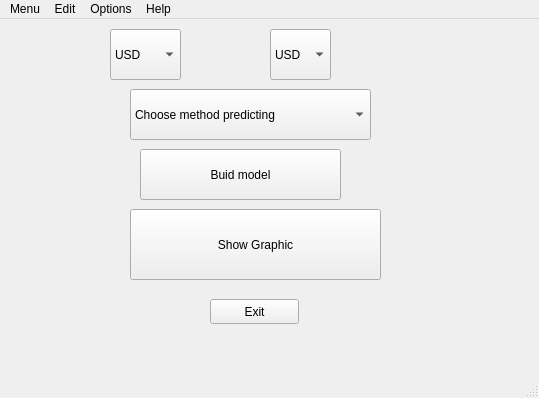
<?xml version="1.0" encoding="UTF-8"?>
<ui version="4.0">
 <class>win</class>
 <widget class="QMainWindow" name="win">
  <property name="geometry">
   <rect>
    <x>0</x>
    <y>0</y>
    <width>539</width>
    <height>398</height>
   </rect>
  </property>
  <property name="windowTitle">
   <string>MainWindow</string>
  </property>
  <widget class="QWidget" name="centralwidget">
   <widget class="QPushButton" name="exit_app">
    <property name="geometry">
     <rect>
      <x>210</x>
      <y>280</y>
      <width>89</width>
      <height>25</height>
     </rect>
    </property>
    <property name="text">
     <string>Exit</string>
    </property>
   </widget>
   <widget class="QComboBox" name="exchangeBox1">
    <property name="geometry">
     <rect>
      <x>110</x>
      <y>10</y>
      <width>71</width>
      <height>51</height>
     </rect>
    </property>
    <item>
     <property name="text">
      <string>USD</string>
     </property>
    </item>
    <item>
     <property name="text">
      <string>AUD</string>
     </property>
    </item>
    <item>
     <property name="text">
      <string>EUR</string>
     </property>
    </item>
    <item>
     <property name="text">
      <string>RUB</string>
     </property>
    </item>
    <item>
     <property name="text">
      <string>AMD</string>
     </property>
    </item>
   </widget>
   <widget class="QComboBox" name="comboBox">
    <property name="geometry">
     <rect>
      <x>130</x>
      <y>70</y>
      <width>241</width>
      <height>51</height>
     </rect>
    </property>
    <item>
     <property name="text">
      <string>Choose method predicting</string>
     </property>
    </item>
    <item>
     <property name="text">
      <string>Linear Regression</string>
     </property>
    </item>
    <item>
     <property name="text">
      <string>Polinomial Linear Regression</string>
     </property>
    </item>
    <item>
     <property name="text">
      <string>Decision Tree</string>
     </property>
    </item>
   </widget>
   <widget class="QPushButton" name="showGraphButton">
    <property name="geometry">
     <rect>
      <x>130</x>
      <y>190</y>
      <width>251</width>
      <height>71</height>
     </rect>
    </property>
    <property name="text">
     <string>Show Graphic</string>
    </property>
   </widget>
   <widget class="QPushButton" name="buildButton">
    <property name="geometry">
     <rect>
      <x>140</x>
      <y>130</y>
      <width>201</width>
      <height>51</height>
     </rect>
    </property>
    <property name="text">
     <string>Buid model</string>
    </property>
   </widget>
   <widget class="QComboBox" name="exchangeBox2">
    <property name="geometry">
     <rect>
      <x>270</x>
      <y>10</y>
      <width>61</width>
      <height>51</height>
     </rect>
    </property>
    <item>
     <property name="text">
      <string>USD</string>
     </property>
    </item>
    <item>
     <property name="text">
      <string>AUD</string>
     </property>
    </item>
    <item>
     <property name="text">
      <string>EUR</string>
     </property>
    </item>
    <item>
     <property name="text">
      <string>RUB</string>
     </property>
    </item>
    <item>
     <property name="text">
      <string>AMD</string>
     </property>
    </item>
   </widget>
  </widget>
  <widget class="QMenuBar" name="menubar">
   <property name="geometry">
    <rect>
     <x>0</x>
     <y>0</y>
     <width>539</width>
     <height>22</height>
    </rect>
   </property>
   <widget class="QMenu" name="menuMenu">
    <property name="title">
     <string>Menu</string>
    </property>
    <addaction name="separator"/>
    <addaction name="actionOpen"/>
   </widget>
   <widget class="QMenu" name="menuEdit">
    <property name="title">
     <string>Edit</string>
    </property>
   </widget>
   <widget class="QMenu" name="menuOptions">
    <property name="title">
     <string>Options</string>
    </property>
   </widget>
   <widget class="QMenu" name="menuHelp">
    <property name="title">
     <string>Help</string>
    </property>
   </widget>
   <addaction name="menuMenu"/>
   <addaction name="menuEdit"/>
   <addaction name="menuOptions"/>
   <addaction name="menuHelp"/>
  </widget>
  <widget class="QStatusBar" name="statusbar"/>
  <action name="actionOpen">
   <property name="text">
    <string>Open</string>
   </property>
  </action>
 </widget>
 <resources/>
 <connections/>
</ui>
